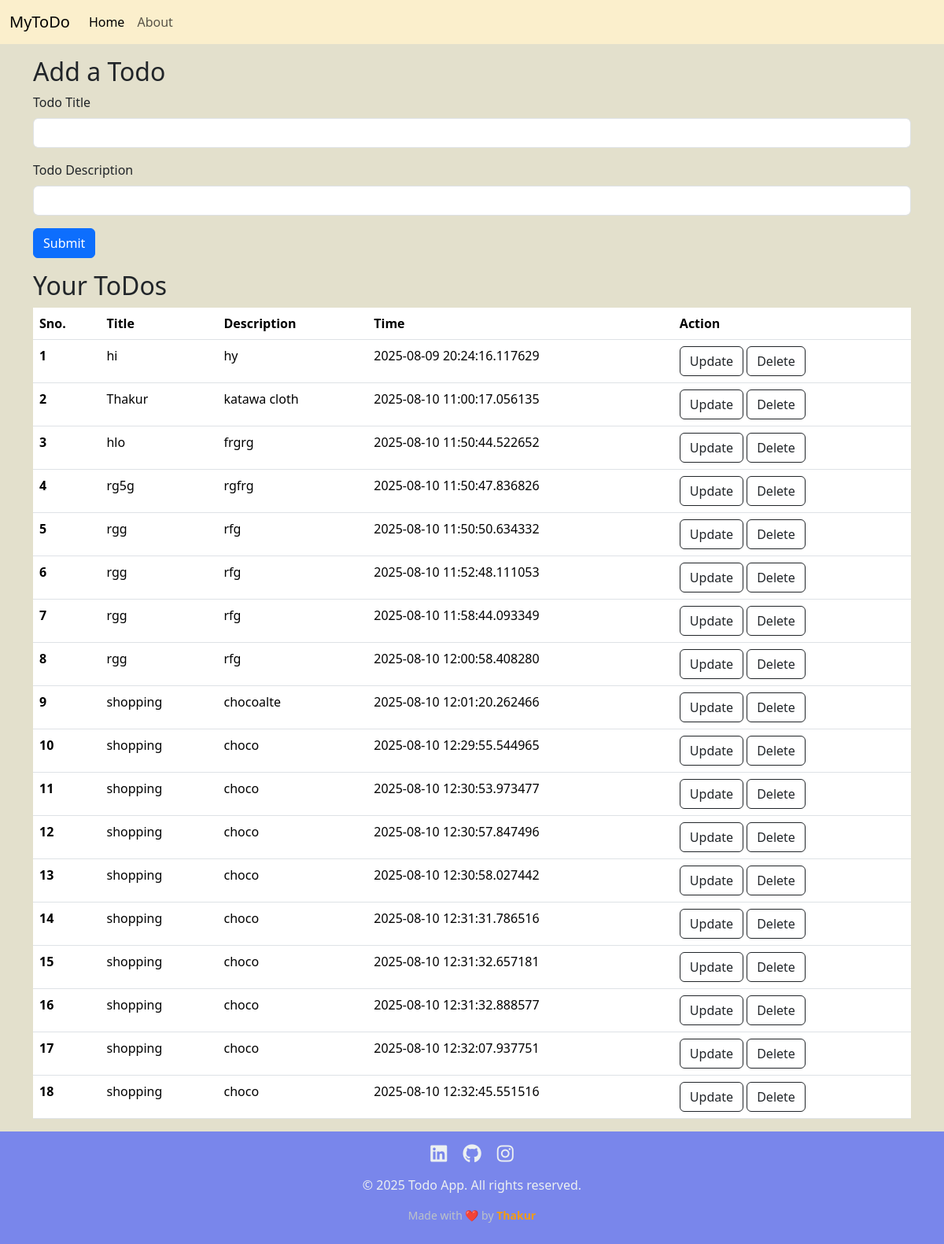
Before: / with the older database file.
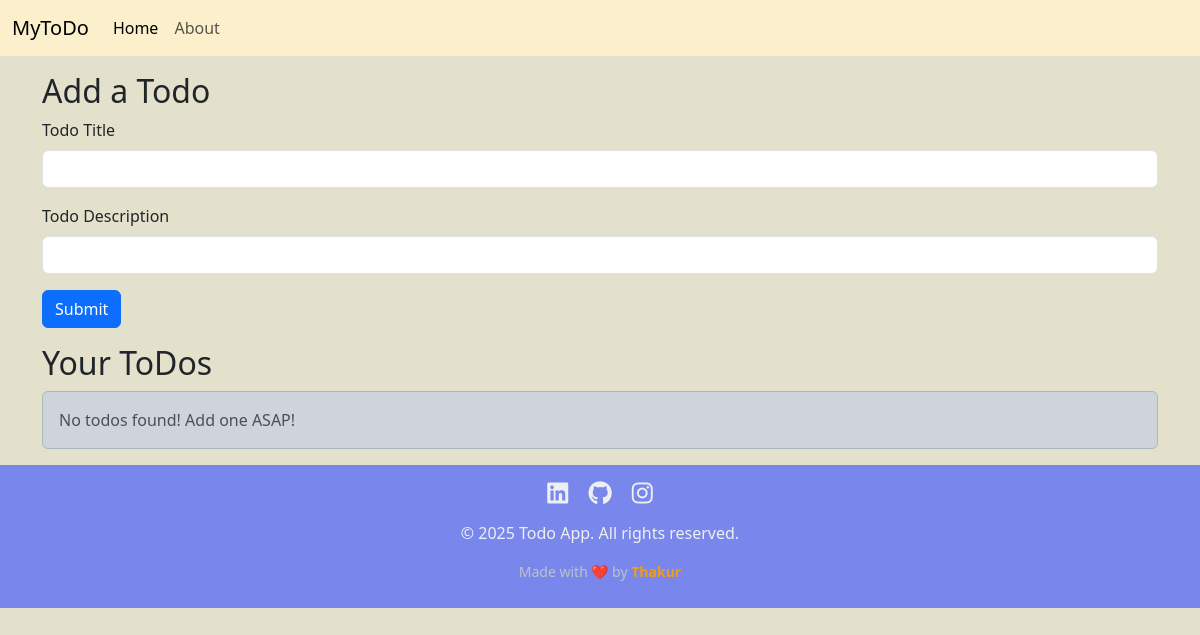
After: the same page with the newer database file.
### app.py (models this page shows, shortened)
class Todo(db.Model):
    sno = db.Column(db.Integer, primary_key=True)
    title = db.Column(db.String(200), nullable=False)
    desc = db.Column(db.String(500), nullable=False)
    date_created = db.Column(db.DateTime, default=datetime.utcnow)

### app.py (the view)
@app.route('/', methods=['GET', 'POST'])
def home():
    if request.method == 'POST':
        title = request.form['title']
        desc = request.form['desc']
        todo = Todo(title=title, desc=desc)
        db.session.add(todo)
        db.session.commit()
    allTodo = Todo.query.all()
    return render_template('index.html', allTodo=allTodo)

### templates/index.html (shortened to what this page needs)
 {% extends 'base.html' %}
{% block  body %}
    <div class="container my-3">
      <h2>Add a Todo</h2>
      <form action="/" method="POST">
        <div class="mb-3">
          <label for="title" class="form-label">Todo Title</label>
          <input type="text" class="form-control" name="title" id="title" required>
        </div>
        <div class="mb-3">
          <label for="desc" class="form-label">Todo Description</label>
          <input type="text" class="form-control" name="desc" id="desc" required>
        </div>
        <button type="submit" class="btn btn-primary">Submit</button>
      </form>
    </div>
    <div class="container my-3">
      <h2>Your ToDos</h2>
      {% if allTodo|length == 0 %}
        <div class="alert alert-dark">No todos found! Add one ASAP!</div>
      {% else %}
        <table class="table">
          <thead>
            <tr>
              <th>Sno.</th>
              <th>Title</th>
              <th>Description</th>
              <th>Time</th>
              <th>Action</th>
            </tr>
          </thead>
          <tbody>
            {% for todo in allTodo %}
              <tr>
                <th>{{ loop.index }}</th>
                <td>{{ todo.title }}</td>
                <td>{{ todo.desc }}</td>
                <td>{{ todo.date_created }}</td>
                <td>
                  <a href="/update/{{ todo.sno }}" class="btn btn-outline-dark">Update</a>
                  <a href="/delete/{{ todo.sno }}" class="btn btn-outline-dark">Delete</a>
                </td>
              </tr>
            {% endfor %}
          </tbody>
        </table>
      {% endif %}
    </div>
  </body>
</html>
{% endblock body %}

### templates/base.html (shortened to what this page needs)
<!doctype html>
<html lang="en">
  <head>
    <link href="https://cdn.jsdelivr.net/npm/bootstrap@5.3.7/dist/css/bootstrap.min.css" rel="stylesheet">
    <link rel="stylesheet" href="{{ url_for('static', filename='css/style.css') }}">
    </head>
    <body>
        <link rel="stylesheet" href="https://cdnjs.cloudflare.com/ajax/libs/font-awesome/6.5.2/css/all.min.css">
        <nav class="navbar navbar-expand-lg" style="background-color: #fbefcc;">
      <div class="container-fluid">
        <a class="navbar-brand" href="/">MyToDo</a>
        <div class="collapse navbar-collapse">
          <ul class="navbar-nav me-auto">
            <li class="nav-item">
              <a class="nav-link active" href="/">Home</a>
            </li>
<li class="nav-item">
  <a class="nav-link" href="{{ url_for('about') }}">About</a>
</li>
          </ul>
        </div>
      </div>
    </nav>
    {% block body %}
    {% endblock body %}
    <footer>
        <div class="container">
            <div class="footer-content">
                <div class="social-links">
                    <a href="https://www.linkedin.com/in/thakur-katawa-0833a0246"><i class="fab fa-linkedin"></i></a>
                    <a href="https://github.com/thakurkatawa"><i class="fab fa-github"></i></a>
                    <a href="https://www.instagram.com/thakur_katwa?igsh=MWV2NjA5bTU0emRoNg=="><i class="fab fa-instagram"></i></a>
                </div>
                <p>© 2025 Todo App. All rights reserved.</p>
                <p class="made-by">Made with ❤️ by <strong>Thakur</strong></p>
            </div>
        </div>
    </footer>
</body>
</html>

### static/js/css/style.css (style rules this page uses)
body { background-color: #e3e0cc; }

### templates/base.html (style rules this page uses)
footer { background-color: #7986eb; color: #ecf0f1; padding: 10px 0; text-align: center; }
.footer-content { max-width: 500px; margin: 0 auto; }
.social-links { margin-bottom: 10px; }
.social-links a { color: #ecf0f1; margin: 0 8px; font-size: 1.5rem; transition: color 0.3s ease; }
.made-by { margin-top: 5px; font-size: 14px; color: #bdc3c7; }
.made-by strong { color: #f39c12; }

Changed rows visible on the page:
removed Todo: title "hi", desc "hy", date_created "2025-08-09 20:24:16.117629"
removed Todo: title "Thakur", desc "katawa cloth", date_created "2025-08-10 11:00:17.056135"
removed Todo: title "hlo", desc "frgrg", date_created "2025-08-10 11:50:44.522652"
removed Todo: title "rg5g", desc "rgfrg", date_created "2025-08-10 11:50:47.836826"
removed Todo: title "rgg", desc "rfg", date_created "2025-08-10 11:50:50.634332"
removed Todo: title "rgg", desc "rfg", date_created "2025-08-10 11:52:48.111053"
removed Todo: title "rgg", desc "rfg", date_created "2025-08-10 11:58:44.093349"
removed Todo: title "rgg", desc "rfg", date_created "2025-08-10 12:00:58.408280"
removed Todo: title "shopping", desc "chocoalte", date_created "2025-08-10 12:01:20.262466"
removed Todo: title "shopping", desc "choco", date_created "2025-08-10 12:29:55.544965"
removed Todo: title "shopping", desc "choco", date_created "2025-08-10 12:30:53.973477"
removed Todo: title "shopping", desc "choco", date_created "2025-08-10 12:30:57.847496"
removed Todo: title "shopping", desc "choco", date_created "2025-08-10 12:30:58.027442"
removed Todo: title "shopping", desc "choco", date_created "2025-08-10 12:31:31.786516"
removed Todo: title "shopping", desc "choco", date_created "2025-08-10 12:31:32.657181"
removed Todo: title "shopping", desc "choco", date_created "2025-08-10 12:31:32.888577"
removed Todo: title "shopping", desc "choco", date_created "2025-08-10 12:32:07.937751"
removed Todo: title "shopping", desc "choco", date_created "2025-08-10 12:32:45.551516"
Other visible differences:
text no longer shown: "Sno. Title Description Time Action"
text now shown: "No todos found! Add one ASAP!"
